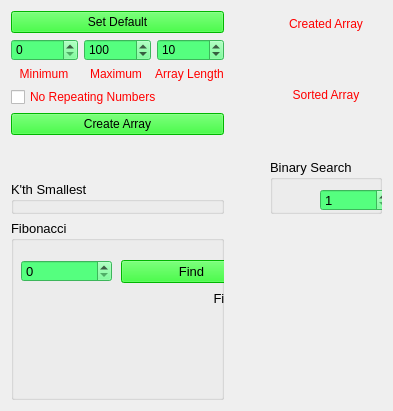
      <widget class="QWidget" name="tab_4">
       <attribute name="title">
        <string>Fibonacci and K'th Smallest</string>
       </attribute>
       <layout class="QGridLayout" name="gridLayout_9">
        <item row="0" column="0">
         <layout class="QGridLayout" name="gridLayout_8">
          <item row="0" column="1">
           <spacer name="horizontalSpacer_6">
            <property name="orientation">
             <enum>Qt::Horizontal</enum>
            </property>
            <property name="sizeType">
             <enum>QSizePolicy::Fixed</enum>
            </property>
            <property name="sizeHint" stdset="0">
             <size>
              <width>40</width>
              <height>20</height>
             </size>
            </property>
           </spacer>
          </item>
          <item row="1" column="1">
           <spacer name="verticalSpacer_6">
            <property name="orientation">
             <enum>Qt::Vertical</enum>
            </property>
            <property name="sizeType">
             <enum>QSizePolicy::Fixed</enum>
            </property>
            <property name="sizeHint" stdset="0">
             <size>
              <width>20</width>
              <height>180</height>
             </size>
            </property>
           </spacer>
          </item>
          <item row="0" column="0">
           <layout class="QVBoxLayout" name="verticalLayout_12">
            <item>
             <layout class="QVBoxLayout" name="verticalLayout_6">
              <item>
               <widget class="QPushButton" name="pushButtonSetDefault_2">
                <property name="styleSheet">
                 <string notr="true">background-color: rgb(0, 255, 0);</string>
                </property>
                <property name="text">
                 <string>Set Default</string>
                </property>
               </widget>
              </item>
              <item>
               <layout class="QHBoxLayout" name="horizontalLayout_9">
                <item>
                 <widget class="QSpinBox" name="spinBoxMin_2">
                  <property name="styleSheet">
                   <string notr="true">background-color: rgb(85, 255, 127);</string>
                  </property>
                  <property name="maximum">
                   <number>9999999</number>
                  </property>
                 </widget>
                </item>
                <item>
                 <widget class="QSpinBox" name="spinBoxMax_2">
                  <property name="styleSheet">
                   <string notr="true">background-color: rgb(85, 255, 127);</string>
                  </property>
                  <property name="maximum">
                   <number>9999999</number>
                  </property>
                  <property name="value">
                   <number>100</number>
                  </property>
                 </widget>
                </item>
                <item>
                 <widget class="QSpinBox" name="spinBoxLength_2">
                  <property name="styleSheet">
                   <string notr="true">background-color: rgb(85, 255, 127);</string>
                  </property>
                  <property name="maximum">
                   <number>9999999</number>
                  </property>
                  <property name="singleStep">
                   <number>1</number>
                  </property>
                  <property name="value">
                   <number>10</number>
                  </property>
                 </widget>
                </item>
               </layout>
              </item>
              <item>
               <layout class="QHBoxLayout" name="horizontalLayout_10">
                <item>
                 <widget class="QLabel" name="label_22">
                  <property name="styleSheet">
                   <string notr="true">color: rgb(255, 0, 0);</string>
                  </property>
                  <property name="text">
                   <string>Minimum</string>
                  </property>
                  <property name="alignment">
                   <set>Qt::AlignCenter</set>
                  </property>
                 </widget>
                </item>
                <item>
                 <widget class="QLabel" name="label_23">
                  <property name="styleSheet">
                   <string notr="true">color: rgb(255, 0, 0);</string>
                  </property>
                  <property name="text">
                   <string>Maximum</string>
                  </property>
                  <property name="alignment">
                   <set>Qt::AlignCenter</set>
                  </property>
                 </widget>
                </item>
                <item>
                 <widget class="QLabel" name="label_19">
                  <property name="styleSheet">
                   <string notr="true">color: rgb(255, 0, 0);</string>
                  </property>
                  <property name="text">
                   <string>Array Length</string>
                  </property>
                  <property name="alignment">
                   <set>Qt::AlignCenter</set>
                  </property>
                 </widget>
                </item>
               </layout>
              </item>
              <item>
               <widget class="QCheckBox" name="checkBoxNoRepeate_2">
                <property name="styleSheet">
                 <string notr="true">color: rgb(255, 0, 0);</string>
                </property>
                <property name="text">
                 <string>No Repeating Numbers</string>
                </property>
               </widget>
              </item>
              <item>
               <widget class="QPushButton" name="pushButtonCreateArray_2">
                <property name="styleSheet">
                 <string notr="true">background-color: rgb(0, 255, 0);</string>
                </property>
                <property name="text">
                 <string>Create Array</string>
                </property>
               </widget>
              </item>
             </layout>
            </item>
            <item>
             <spacer name="verticalSpacer_5">
              <property name="orientation">
               <enum>Qt::Vertical</enum>
              </property>
              <property name="sizeType">
               <enum>QSizePolicy::Fixed</enum>
              </property>
              <property name="sizeHint" stdset="0">
               <size>
                <width>20</width>
                <height>40</height>
               </size>
              </property>
             </spacer>
            </item>
            <item>
             <widget class="QGroupBox" name="groupBox_4">
              <property name="font">
               <font>
                <pointsize>10</pointsize>
               </font>
              </property>
              <property name="title">
               <string>K'th Smallest</string>
              </property>
              <widget class="QPushButton" name="pushButtonFind">
               <property name="geometry">
                <rect>
                 <x>90</x>
                 <y>40</y>
                 <width>141</width>
                 <height>23</height>
                </rect>
               </property>
               <property name="styleSheet">
                <string notr="true">background-color: rgb(0, 255, 0);</string>
               </property>
               <property name="text">
                <string>Find</string>
               </property>
              </widget>
              <widget class="QLabel" name="labelImprovedTime">
               <property name="geometry">
                <rect>
                 <x>100</x>
                 <y>170</y>
                 <width>131</width>
                 <height>16</height>
                </rect>
               </property>
               <property name="styleSheet">
                <string notr="true">color: rgb(0, 255, 0);</string>
               </property>
               <property name="text">
                <string/>
               </property>
              </widget>
              <widget class="QLabel" name="label_25">
               <property name="geometry">
                <rect>
                 <x>10</x>
                 <y>110</y>
                 <width>81</width>
                 <height>16</height>
                </rect>
               </property>
               <property name="styleSheet">
                <string notr="true">color: rgb(255, 0, 0);</string>
               </property>
               <property name="text">
                <string>Found Number  :</string>
               </property>
              </widget>
              <widget class="QLabel" name="labelFoundNumber">
               <property name="geometry">
                <rect>
                 <x>100</x>
                 <y>110</y>
                 <width>131</width>
                 <height>16</height>
                </rect>
               </property>
               <property name="styleSheet">
                <string notr="true">color: rgb(0, 255, 0);</string>
               </property>
               <property name="text">
                <string/>
               </property>
              </widget>
              <widget class="QPushButton" name="pushButtonFindImproved">
               <property name="geometry">
                <rect>
                 <x>90</x>
                 <y>70</y>
                 <width>141</width>
                 <height>23</height>
                </rect>
               </property>
               <property name="styleSheet">
                <string notr="true">background-color: rgb(0, 255, 0);</string>
               </property>
               <property name="text">
                <string>Find(improved)</string>
               </property>
              </widget>
              <widget class="QLabel" name="label_26">
               <property name="geometry">
                <rect>
                 <x>10</x>
                 <y>150</y>
                 <width>81</width>
                 <height>16</height>
                </rect>
               </property>
               <property name="styleSheet">
                <string notr="true">color: rgb(255, 0, 0);</string>
               </property>
               <property name="text">
                <string>Normal Time      :</string>
               </property>
              </widget>
              <widget class="QLabel" name="labelNormalTime">
               <property name="geometry">
                <rect>
                 <x>100</x>
                 <y>150</y>
                 <width>131</width>
                 <height>16</height>
                </rect>
               </property>
               <property name="styleSheet">
                <string notr="true">color: rgb(0, 255, 0);</string>
               </property>
               <property name="text">
                <string/>
               </property>
              </widget>
              <widget class="QSpinBox" name="spinBoxIthSmallest">
               <property name="geometry">
                <rect>
                 <x>10</x>
                 <y>50</y>
                 <width>71</width>
                 <height>31</height>
                </rect>
               </property>
               <property name="styleSheet">
                <string notr="true">background-color: rgb(85, 255, 127);</string>
               </property>
               <property name="minimum">
                <number>1</number>
               </property>
               <property name="maximum">
                <number>100</number>
               </property>
              </widget>
              <widget class="QLabel" name="label_27">
               <property name="geometry">
                <rect>
                 <x>10</x>
                 <y>170</y>
                 <width>81</width>
                 <height>16</height>
                </rect>
               </property>
               <property name="styleSheet">
                <string notr="true">color: rgb(255, 0, 0);</string>
               </property>
               <property name="text">
                <string>Improved Time  :</string>
               </property>
              </widget>
             </widget>
            </item>
           </layout>
          </item>
          <item row="0" column="2">
           <layout class="QVBoxLayout" name="verticalLayout_11">
            <item>
             <layout class="QVBoxLayout" name="verticalLayout_9">
              <item>
               <widget class="QLabel" name="label_20">
                <property name="styleSheet">
                 <string notr="true">color: rgb(255, 0, 0);</string>
                </property>
                <property name="text">
                 <string>Created Array</string>
                </property>
                <property name="alignment">
                 <set>Qt::AlignCenter</set>
                </property>
               </widget>
              </item>
              <item>
               <widget class="QLabel" name="labelUnsortedArray_2">
                <property name="styleSheet">
                 <string notr="true">color: rgb(0, 255, 0);</string>
                </property>
                <property name="text">
                 <string/>
                </property>
                <property name="alignment">
                 <set>Qt::AlignCenter</set>
                </property>
               </widget>
              </item>
             </layout>
            </item>
            <item>
             <spacer name="verticalSpacer">
              <property name="orientation">
               <enum>Qt::Vertical</enum>
              </property>
              <property name="sizeType">
               <enum>QSizePolicy::Fixed</enum>
              </property>
              <property name="sizeHint" stdset="0">
               <size>
                <width>20</width>
                <height>10</height>
               </size>
              </property>
             </spacer>
            </item>
            <item>
             <layout class="QVBoxLayout" name="verticalLayout_10">
              <item>
               <widget class="QLabel" name="label_21">
                <property name="styleSheet">
                 <string notr="true">color: rgb(255, 0, 0);</string>
                </property>
                <property name="text">
                 <string>Sorted Array</string>
                </property>
                <property name="alignment">
                 <set>Qt::AlignCenter</set>
                </property>
               </widget>
              </item>
              <item>
               <widget class="QLabel" name="labelSortedArray_2">
                <property name="styleSheet">
                 <string notr="true">color: rgb(0, 255, 0);</string>
                </property>
                <property name="text">
                 <string/>
                </property>
                <property name="alignment">
                 <set>Qt::AlignCenter</set>
                </property>
               </widget>
              </item>
             </layout>
            </item>
            <item>
             <spacer name="verticalSpacer_4">
              <property name="orientation">
               <enum>Qt::Vertical</enum>
              </property>
              <property name="sizeType">
               <enum>QSizePolicy::Fixed</enum>
              </property>
              <property name="sizeHint" stdset="0">
               <size>
                <width>20</width>
                <height>15</height>
               </size>
              </property>
             </spacer>
            </item>
            <item>
             <widget class="QGroupBox" name="groupBox_2">
              <property name="font">
               <font>
                <pointsize>10</pointsize>
               </font>
              </property>
              <property name="title">
               <string>Binary Search</string>
              </property>
              <property name="flat">
               <bool>false</bool>
              </property>
              <property name="checkable">
               <bool>false</bool>
              </property>
              <widget class="QLabel" name="labelFoundNumberBinary">
               <property name="geometry">
                <rect>
                 <x>130</x>
                 <y>60</y>
                 <width>101</width>
                 <height>16</height>
                </rect>
               </property>
               <property name="styleSheet">
                <string notr="true">color: rgb(0, 255, 0);</string>
               </property>
               <property name="text">
                <string/>
               </property>
              </widget>
              <widget class="QLabel" name="label_30">
               <property name="geometry">
                <rect>
                 <x>50</x>
                 <y>60</y>
                 <width>71</width>
                 <height>16</height>
                </rect>
               </property>
               <property name="text">
                <string>Found At      :</string>
               </property>
              </widget>
              <widget class="QPushButton" name="pushButtonBinary">
               <property name="geometry">
                <rect>
                 <x>130</x>
                 <y>30</y>
                 <width>101</width>
                 <height>23</height>
                </rect>
               </property>
               <property name="styleSheet">
                <string notr="true">background-color: rgb(0, 255, 0);</string>
               </property>
               <property name="text">
                <string>Find</string>
               </property>
              </widget>
              <widget class="QSpinBox" name="spinBoxBinary">
               <property name="geometry">
                <rect>
                 <x>50</x>
                 <y>30</y>
                 <width>71</width>
                 <height>22</height>
                </rect>
               </property>
               <property name="styleSheet">
                <string notr="true">background-color: rgb(85, 255, 127);</string>
               </property>
               <property name="minimum">
                <number>1</number>
               </property>
               <property name="maximum">
                <number>100</number>
               </property>
              </widget>
             </widget>
            </item>
           </layout>
          </item>
          <item row="1" column="0">
           <widget class="QGroupBox" name="groupBox_3">
            <property name="font">
             <font>
              <pointsize>10</pointsize>
             </font>
            </property>
            <property name="title">
             <string>Fibonacci</string>
            </property>
            <widget class="QSpinBox" name="spinBoxFib">
             <property name="geometry">
              <rect>
               <x>10</x>
               <y>40</y>
               <width>91</width>
               <height>22</height>
              </rect>
             </property>
             <property name="styleSheet">
              <string notr="true">background-color: rgb(85, 255, 127);</string>
             </property>
             <property name="minimum">
              <number>0</number>
             </property>
             <property name="maximum">
              <number>1000000</number>
             </property>
            </widget>
            <widget class="QPushButton" name="pushButtonFib">
             <property name="geometry">
              <rect>
               <x>110</x>
               <y>40</y>
               <width>141</width>
               <height>23</height>
              </rect>
             </property>
             <property name="styleSheet">
              <string notr="true">background-color: rgb(0, 255, 0);</string>
             </property>
             <property name="text">
              <string>Find</string>
             </property>
            </widget>
            <widget class="QLabel" name="label_24">
             <property name="geometry">
              <rect>
               <x>260</x>
               <y>43</y>
               <width>91</width>
               <height>16</height>
              </rect>
             </property>
             <property name="text">
              <string>Found Number :</string>
             </property>
            </widget>
            <widget class="QLabel" name="labelFibFound">
             <property name="geometry">
              <rect>
               <x>320</x>
               <y>43</y>
               <width>71</width>
               <height>16</height>
              </rect>
             </property>
             <property name="text">
              <string/>
             </property>
            </widget>
            <widget class="QLabel" name="label_28">
             <property name="geometry">
              <rect>
               <x>200</x>
               <y>70</y>
               <width>101</width>
               <height>16</height>
              </rect>
             </property>
             <property name="text">
              <string>Fibonacci Series</string>
             </property>
             <property name="alignment">
              <set>Qt::AlignCenter</set>
             </property>
            </widget>
            <widget class="QLabel" name="labelFibSeries">
             <property name="geometry">
              <rect>
               <x>20</x>
               <y>90</y>
               <width>461</width>
               <height>71</height>
              </rect>
             </property>
             <property name="text">
              <string/>
             </property>
             <property name="alignment">
              <set>Qt::AlignCenter</set>
             </property>
            </widget>
           </widget>
          </item>
         </layout>
        </item>
       </layout>
      </widget>
